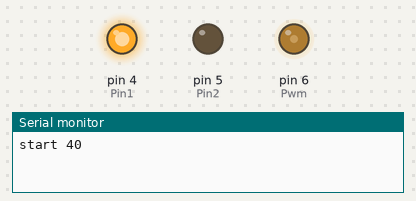
Simulated run of this sketch. Board: Arduino Uno, built with avr-gcc and run on an emulated ATmega328P. Parts: output pins drawn as LEDs (lit = HIGH), the last lines printed to the serial monitor.

Above: at 0.05 s.
At 5.95 s:
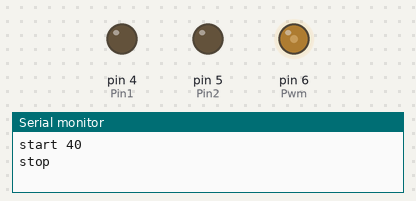
Timing chart, 0 to 6.9 s (numbered marks = the images above):
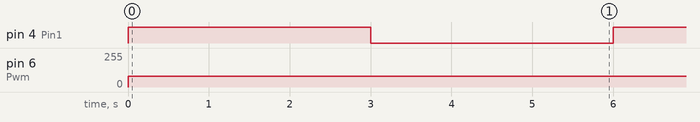

The sketch:

dc-seigyo-test.ino
```cpp
const int Pin1 = 4;
const int Pin2 = 5;
const int Pwm = 6;

void setup() {
  // put your setup code here, to run once:
  Serial.begin(9600);
  pinMode(Pin1,OUTPUT);
  pinMode(Pin2,OUTPUT);
  pinMode(Pwm,OUTPUT);
}

void loop() {
  // put your main code here, to run repeatedly:
  Serial.print("start 40\n");
  digitalWrite(Pin1,HIGH);
  digitalWrite(Pin2,LOW);
  analogWrite(Pwm,80);
  delay(3000);

  Serial.print("stop\n");
  digitalWrite(Pin1,LOW);
  digitalWrite(Pin2,LOW);
  //analogWrite(Pwm,40);
  delay(3000);
//
//  Serial.print("200\n");
//  digitalWrite(Pin1,HIGH);
//  digitalWrite(Pin2,LOW);
//  analogWrite(Pwm,80);
//  delay(5000);
//
//  Serial.print("100\n");
//  digitalWrite(Pin1,LOW);
//  digitalWrite(Pin2,HIGH);
//  analogWrite(Pwm,40);
//  delay(5000);
//
//  Serial.print("200\n");
//  digitalWrite(Pin1,LOW);
//  digitalWrite(Pin2,HIGH);
//  analogWrite(Pwm,80);
//  delay(5000);
//
//  Serial.print("free\n");
//  digitalWrite(Pin1,LOW);
//  digitalWrite(Pin2,HIGH);
//  delay(5000);
}
```

Measured:
- by itself, pin 4 (Pin1): alternates HIGH for 3.0 s and LOW for 3.0 s
- by itself, pin 6 (Pwm): 0/255 → 80/255 at 0.00 s
